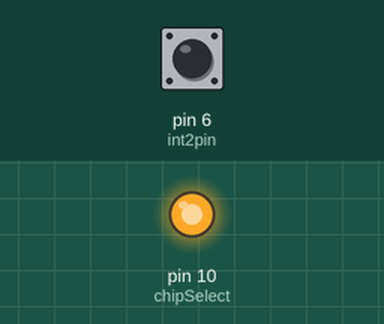
Simulated run of this sketch. Board: Arduino Uno, built with avr-gcc and run on an emulated ATmega328P. Parts: output pins drawn as LEDs (lit = HIGH). Dashed ring = blinking. Inputs (shaded band) come from the test bench; at power-on: pin 6 (int2pin) HIGH. What the sketch prints to the serial monitor is not drawn.

Above: at 1.3 s.
1.4 s: pin 6 (int2pin) driven LOW
At 1.9 s:
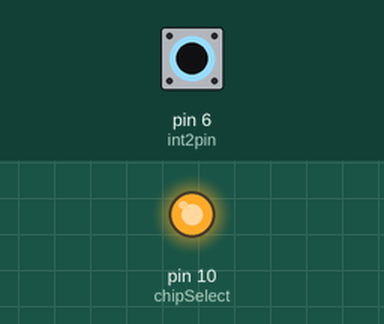
2.9 s: pin 6 (int2pin) driven HIGH
At 4.2 s:
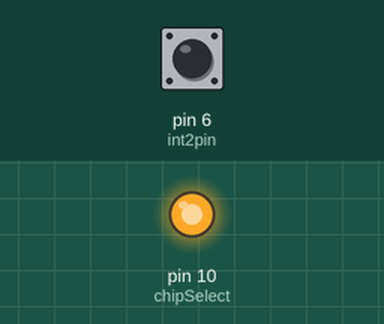
5.9 s: pin 6 (int2pin) pulsed LOW 2 times (0.12 s each, 0.3 s apart)
At 6.16 s:
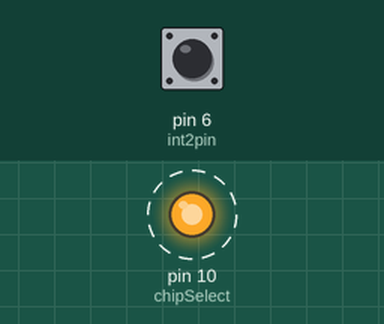
9.5 s: pin 6 (int2pin) pulsed LOW 5 times (0.12 s each, 0.3 s apart)
At 12.2 s:
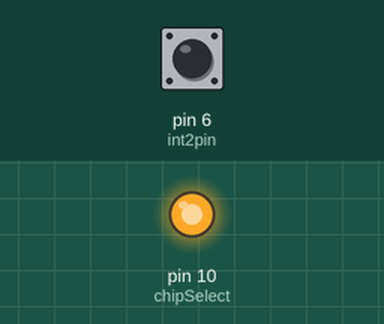
Timing chart, 0 to 13.7 s (numbered marks = the images above; inputs shaded):
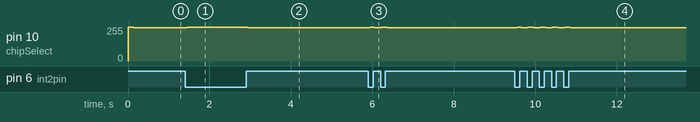

Measured:
- after the input at 1.4 s, pin 10 (chipSelect): 248/255 → 255/255 after 0.06 s
- after the input at 2.9 s, pin 10 (chipSelect): 255/255 → 248/255 at once
- after the input at 5.9 s, pin 10 (chipSelect): alternates 255/255 for 0.13 s and 248/255 for 0.16 s, 4 changes in all, then stays 248/255, starting at once
- after the input at 9.5 s, pin 10 (chipSelect): 248/255 → 255/255 after 0.06 s, then repeats every 0.30 s: 248/255 0.16 s, 254/255 0.04 s, 255/255 0.10 s, until it stays 248/255 from 10.9 s

The sketch:

L3G4200D_Example.pde
```cpp
// (licence header left out)
#include <SPI.h>
#include "L3G4200D.h"

// pin definitions
const int int2pin = 6;
const int int1pin = 7;
const int chipSelect = 10;

// gyro readings
int x, y, z;

void setup()
{
  Serial.begin(9600);

  // Start the SPI library:
  SPI.begin();
  SPI.setDataMode(SPI_MODE3);
  SPI.setClockDivider(SPI_CLOCK_DIV8);

  pinMode(int1pin, INPUT);
  pinMode(int2pin, INPUT);
  pinMode(chipSelect, OUTPUT);
  digitalWrite(chipSelect, HIGH);
  delay(100);

  setupL3G4200D(2);  // Configure L3G4200 with selectabe full scale range
  // 0: 250 dps
  // 1: 500 dps
  // 2: 2000 dps
}

void loop()
{
  // Don't read gyro values until the gyro says it's ready
  while(!digitalRead(int2pin))
    ;
  getGyroValues();  // This will update x, y, and z with new values

  Serial.print(x, DEC);
  Serial.print("\t");
  Serial.print(y, DEC);
  Serial.print("\t");
  Serial.print(z, DEC);
  Serial.print("\t");
  Serial.println();

  //delay(100); // may want to stick this in for readability
}

int readRegister(byte address)
{
  int toRead;

  address |= 0x80;  // This tells the L3G4200D we're reading;

  digitalWrite(chipSelect, LOW);
  SPI.transfer(address);
  toRead = SPI.transfer(0x00);
  digitalWrite(chipSelect, HIGH);

  return toRead;
}

void writeRegister(byte address, byte data)
{
  address &= 0x7F;  // This to tell the L3G4200D we're writing

  digitalWrite(chipSelect, LOW);
  SPI.transfer(address);
  SPI.transfer(data);
  digitalWrite(chipSelect, HIGH);
}

int setupL3G4200D(byte fullScale)
{
  // Let's first check that we're communicating properly
  // The WHO_AM_I register should read 0xD3
  if(readRegister(WHO_AM_I)!=0xD3)
    return -1;

  // Enable x, y, z and turn off power down:
  writeRegister(CTRL_REG1, 0b00001111);

  // If you'd like to adjust/use the HPF, you can edit the line below to configure CTRL_REG2:
  writeRegister(CTRL_REG2, 0b00000000);

  // Configure CTRL_REG3 to generate data ready interrupt on INT2
  // No interrupts used on INT1, if you'd like to configure INT1
  // or INT2 otherwise, consult the datasheet:
  writeRegister(CTRL_REG3, 0b00001000);

  // CTRL_REG4 controls the full-scale range, among other things:
  fullScale &= 0x03;
  writeRegister(CTRL_REG4, fullScale<<4);

  // CTRL_REG5 controls high-pass filtering of outputs, use it
  // if you'd like:
  writeRegister(CTRL_REG5, 0b00000000);
}

void getGyroValues()
{
  x = (readRegister(0x29)&0xFF)<<8;
  x |= (readRegister(0x28)&0xFF);

  y = (readRegister(0x2B)&0xFF)<<8;
  y |= (readRegister(0x2A)&0xFF);

  z = (readRegister(0x2D)&0xFF)<<8;
  z |= (readRegister(0x2C)&0xFF);
}
```

L3G4200D.h
```cpp
// (licence header left out)
/*************************
    L3G4200D Registers
*************************/
#define WHO_AM_I 0x0F
#define CTRL_REG1 0x20
#define CTRL_REG2 0x21
#define CTRL_REG3 0x22
#define CTRL_REG4 0x23
#define CTRL_REG5 0x24
#define REFERENCE 0x25
#define OUT_TEMP 0x26
#define STATUS_REG 0x27
#define OUT_X_L 0x28
#define OUT_X_H 0x29
#define OUT_Y_L 0x2A
#define OUT_Y_H 0x2B
#define OUT_Z_L 0x2C
#define OUT_Z_H 0x2D
#define FIFO_CTRL_REG 0x2E
#define FIFO_SRC_REG 0x2F
#define INT1_CFG 0x30
#define INT1_SRC 0x31
#define INT1_TSH_XH 0x32
#define INT1_TSH_XL 0x33
#define INT1_TSH_YH 0x34
#define INT1_TSH_YL 0x35
#define INT1_TSH_ZH 0x36
#define INT1_TSH_ZL 0x37
#define INT1_DURATION 0x38
```
